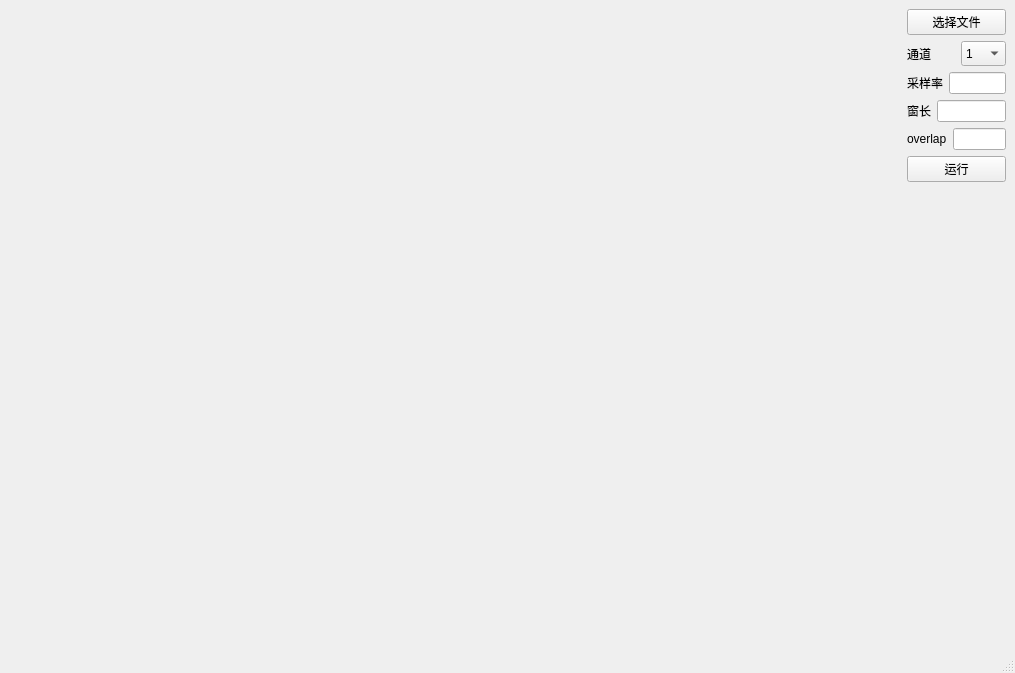
<?xml version="1.0" encoding="UTF-8"?>
<ui version="4.0">
 <class>STFT</class>
 <widget class="QMainWindow" name="STFT">
  <property name="geometry">
   <rect>
    <x>0</x>
    <y>0</y>
    <width>1015</width>
    <height>673</height>
   </rect>
  </property>
  <property name="windowTitle">
   <string>MainWindow</string>
  </property>
  <widget class="QWidget" name="centralwidget">
   <layout class="QHBoxLayout" name="horizontalLayout_2" stretch="9,1">
    <item>
     <widget class="QCustomPlot" name="widget" native="true"/>
    </item>
    <item>
     <layout class="QVBoxLayout" name="verticalLayout">
      <item>
       <widget class="QPushButton" name="pushButton">
        <property name="text">
         <string>选择文件</string>
        </property>
       </widget>
      </item>
      <item>
       <layout class="QHBoxLayout" name="horizontalLayout">
        <item>
         <widget class="QLabel" name="label">
          <property name="text">
           <string>通道</string>
          </property>
         </widget>
        </item>
        <item>
         <widget class="QComboBox" name="channelChoose_Combo">
          <property name="sizePolicy">
           <sizepolicy hsizetype="Fixed" vsizetype="Fixed">
            <horstretch>0</horstretch>
            <verstretch>0</verstretch>
           </sizepolicy>
          </property>
          <property name="minimumSize">
           <size>
            <width>45</width>
            <height>25</height>
           </size>
          </property>
          <property name="maximumSize">
           <size>
            <width>45</width>
            <height>25</height>
           </size>
          </property>
          <item>
           <property name="text">
            <string>1</string>
           </property>
          </item>
          <item>
           <property name="text">
            <string>2</string>
           </property>
          </item>
          <item>
           <property name="text">
            <string>3</string>
           </property>
          </item>
          <item>
           <property name="text">
            <string>4</string>
           </property>
          </item>
          <item>
           <property name="text">
            <string>5</string>
           </property>
          </item>
          <item>
           <property name="text">
            <string>6</string>
           </property>
          </item>
          <item>
           <property name="text">
            <string>7</string>
           </property>
          </item>
          <item>
           <property name="text">
            <string>8</string>
           </property>
          </item>
          <item>
           <property name="text">
            <string>9</string>
           </property>
          </item>
          <item>
           <property name="text">
            <string>10</string>
           </property>
          </item>
          <item>
           <property name="text">
            <string>11</string>
           </property>
          </item>
          <item>
           <property name="text">
            <string>12</string>
           </property>
          </item>
          <item>
           <property name="text">
            <string>13</string>
           </property>
          </item>
          <item>
           <property name="text">
            <string>14</string>
           </property>
          </item>
          <item>
           <property name="text">
            <string>15</string>
           </property>
          </item>
          <item>
           <property name="text">
            <string>16</string>
           </property>
          </item>
          <item>
           <property name="text">
            <string>17</string>
           </property>
          </item>
          <item>
           <property name="text">
            <string>18</string>
           </property>
          </item>
          <item>
           <property name="text">
            <string>19</string>
           </property>
          </item>
          <item>
           <property name="text">
            <string>20</string>
           </property>
          </item>
          <item>
           <property name="text">
            <string>21</string>
           </property>
          </item>
          <item>
           <property name="text">
            <string>22</string>
           </property>
          </item>
          <item>
           <property name="text">
            <string>23</string>
           </property>
          </item>
          <item>
           <property name="text">
            <string>24</string>
           </property>
          </item>
          <item>
           <property name="text">
            <string>25</string>
           </property>
          </item>
          <item>
           <property name="text">
            <string>26</string>
           </property>
          </item>
          <item>
           <property name="text">
            <string>27</string>
           </property>
          </item>
          <item>
           <property name="text">
            <string>28</string>
           </property>
          </item>
          <item>
           <property name="text">
            <string>29</string>
           </property>
          </item>
          <item>
           <property name="text">
            <string>30</string>
           </property>
          </item>
          <item>
           <property name="text">
            <string>31</string>
           </property>
          </item>
          <item>
           <property name="text">
            <string>32</string>
           </property>
          </item>
         </widget>
        </item>
       </layout>
      </item>
      <item>
       <layout class="QHBoxLayout" name="horizontalLayout_3">
        <item>
         <widget class="QLabel" name="label_2">
          <property name="text">
           <string>采样率</string>
          </property>
         </widget>
        </item>
        <item>
         <widget class="QLineEdit" name="sampleRate_Edit"/>
        </item>
       </layout>
      </item>
      <item>
       <layout class="QHBoxLayout" name="horizontalLayout_5">
        <item>
         <widget class="QLabel" name="label_4">
          <property name="text">
           <string>窗长</string>
          </property>
         </widget>
        </item>
        <item>
         <widget class="QLineEdit" name="win_len_Edit"/>
        </item>
       </layout>
      </item>
      <item>
       <layout class="QHBoxLayout" name="horizontalLayout_4">
        <item>
         <widget class="QLabel" name="label_3">
          <property name="text">
           <string>overlap</string>
          </property>
         </widget>
        </item>
        <item>
         <widget class="QLineEdit" name="overlap_Edit"/>
        </item>
       </layout>
      </item>
      <item>
       <widget class="QPushButton" name="run_Button">
        <property name="text">
         <string>运行</string>
        </property>
       </widget>
      </item>
      <item>
       <spacer name="verticalSpacer">
        <property name="orientation">
         <enum>Qt::Vertical</enum>
        </property>
        <property name="sizeHint" stdset="0">
         <size>
          <width>20</width>
          <height>40</height>
         </size>
        </property>
       </spacer>
      </item>
     </layout>
    </item>
   </layout>
  </widget>
  <widget class="QMenuBar" name="menubar">
   <property name="geometry">
    <rect>
     <x>0</x>
     <y>0</y>
     <width>1015</width>
     <height>25</height>
    </rect>
   </property>
  </widget>
  <widget class="QStatusBar" name="statusbar"/>
 </widget>
 <customwidgets>
  <customwidget>
   <class>QCustomPlot</class>
   <extends>QWidget</extends>
   <header location="global">qcustomplot/qcustomplot.h</header>
   <container>1</container>
  </customwidget>
 </customwidgets>
 <resources/>
 <connections>
  <connection>
   <sender>run_Button</sender>
   <signal>clicked()</signal>
   <receiver>STFT</receiver>
   <slot>run_m()</slot>
   <hints>
    <hint type="sourcelabel">
     <x>956</x>
     <y>214</y>
    </hint>
    <hint type="destinationlabel">
     <x>952</x>
     <y>237</y>
    </hint>
   </hints>
  </connection>
  <connection>
   <sender>pushButton</sender>
   <signal>clicked()</signal>
   <receiver>STFT</receiver>
   <slot>openFileDialog()</slot>
   <hints>
    <hint type="sourcelabel">
     <x>951</x>
     <y>49</y>
    </hint>
    <hint type="destinationlabel">
     <x>988</x>
     <y>236</y>
    </hint>
   </hints>
  </connection>
 </connections>
 <slots>
  <slot>run_m()</slot>
  <slot>openFileDialog()</slot>
 </slots>
</ui>
